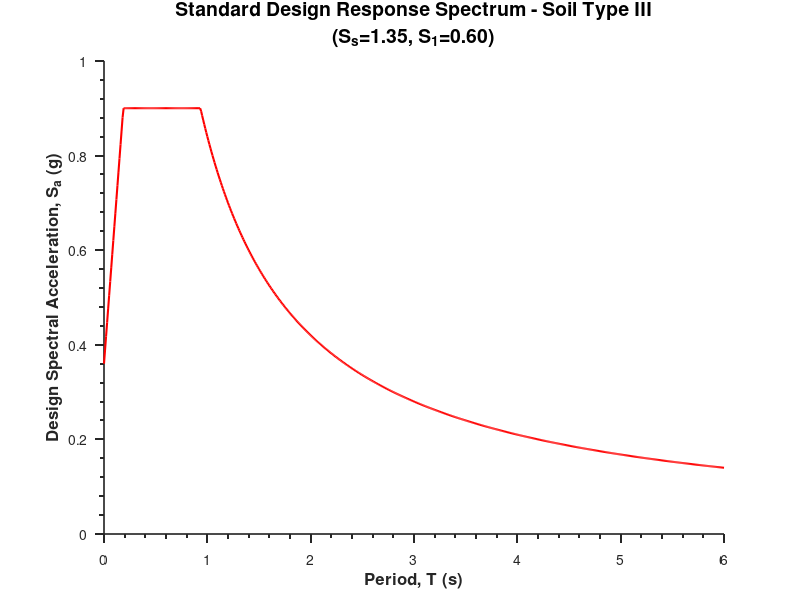

Write the MATLAB code that produced this figure. (Note: this script raises an error after producing the figure.)
% پارامترهای لرزهای ساختگاه تهران (ورودیها را با نقشههای پیوست ۱ تطبیق دهید)
Ss = 1.35;  
S1 = 0.6;  

% بردارهای مرجع اختصاصی برای خاک تیپ III (جداول ۱-۲ و ۲-۲)
Ss_ref = [0.5, 0.75, 1.0, 1.25, 1.5];
Fs_ref = [1.3, 1.2, 1.1, 1.0, 1.0]; 

S1_ref = [0.2, 0.3, 0.4, 0.5, 0.6];
F1_ref = [2.2, 2.1, 2.1, 2.1, 2.1]; 

% محاسبه خودکار ضرایب سایت با درونیابی خطی
if Ss >= 1.5
    Fs = 1.0;
elseif Ss <= 0.5
    Fs = 1.3;
else
    Fs = interp1(Ss_ref, Fs_ref, Ss, 'linear');
end

if S1 >= 0.6
    F1 = 2.1;
elseif S1 <= 0.2
    F1 = 2.2;
else
    F1 = interp1(S1_ref, F1_ref, S1, 'linear');
end

% محاسبه مقادیر شتاب طیفی بیشینه
Sms = Fs * Ss; 
Sm1 = F1 * S1; 

% محاسبه مقادیر شتاب طیفی طرح
Sds = (2/3) * Sms; 
Sd1 = (2/3) * Sm1; 

% محاسبه زمانهای تناوب کلیدی
T0 = 0.2 * (Sd1 / Sds); 
Ts = Sd1 / Sds; 
TL = 6.0; 

% تعریف بردار زمان تناوب با گام دقیق 0.05 ثانیه تا 6 ثانیه
T = 0:0.01:6;
Sa = zeros(size(T));

% محاسبه طیف استاندارد
for i = 1:length(T)
    t = T(i);
    if t >= 0 && t < T0
        Sa(i) = Sds * (0.4 + 0.6 * (t / T0));
    elseif t >= T0 && t <= Ts
        Sa(i) = Sds;
    elseif t > Ts && t <= TL
        Sa(i) = Sd1 / t;
    elseif t > TL
        Sa(i) = Sd1 * (TL / (t^2));
    end
end

% رسم نمودار با استایل مینیمال 
figure;
plot(T, Sa, 'r', 'LineWidth', 1.5);

% لیبلهای انگلیسی
xlabel('Period, T (s)', 'FontSize', 12, 'FontWeight', 'bold');
ylabel('Design Spectral Acceleration, S_a (g)', 'FontSize', 12, 'FontWeight', 'bold');
title(sprintf('Standard Design Response Spectrum - Soil Type III\n(S_s=%.2f, S_1=%.2f)', Ss, S1), 'FontSize', 14);

% تنظیمات گرافیکی
set(gca, 'Box', 'off', 'TickDir', 'out', 'TickLength', [.015 .015], ...
    'XMinorTick', 'on', 'YMinorTick', 'on', 'LineWidth', 1.2);

% ذخیره دادهها در فایل متنی (.txt) با اعداد رند
export_data = [T', Sa']; 
filename = 'Design_Spectrum_Data.txt';
writematrix(export_data, filename, 'Delimiter', 'tab');

disp(['Data successfully exported up to 6 seconds to: ', filename]);
